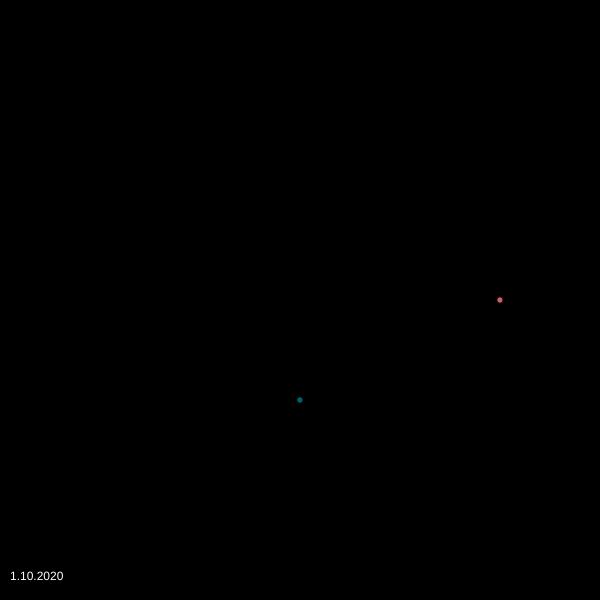
Frame 1 (no input)
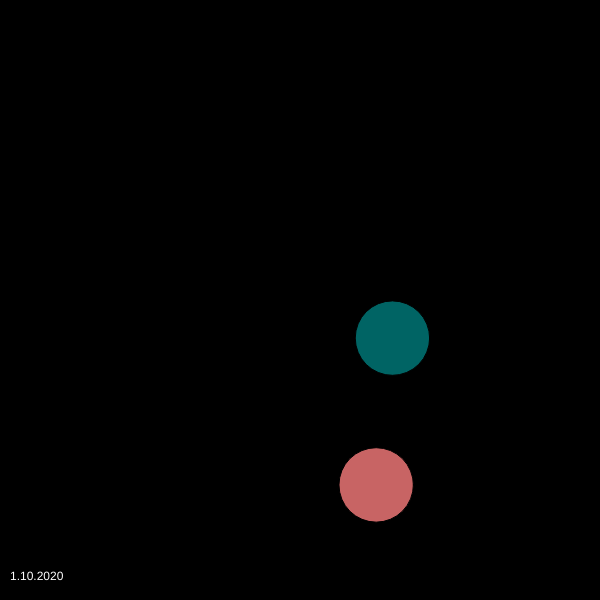
Frame 60 (no input)
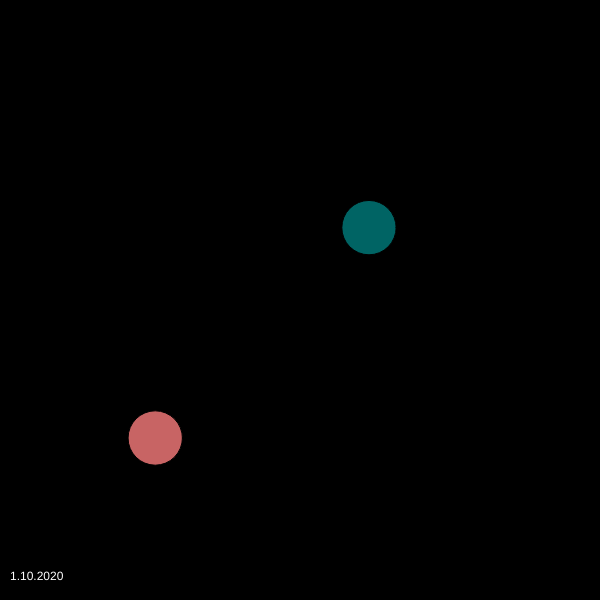
Frame 120 (the mouse pressed at the canvas centre since frame 60)

The p5.js sketch that drew these frames (run headless with seeded random() and noise() and a simulated clock; from frame 60 on, the mouse is pressed at the canvas centre):

// p5.js sketch
// ── sketch.js
//Based off the particle system example on p5.js

let spin;
let spin2;

function setup() {
  createCanvas(600, 600);
  // Initialize all values
  r = height * 0.4;
  spin = new Spinner(createVector(width/2, height/2), 200, 1, 0, 0.02, 200);
  spin2 = new Spinner(createVector(width/2, height/2), 100, -1, 0, 0.02, 0);
  colorMode(HSB);
}

function draw() {
  // Convert polar to cartesian
  background(0);
  spin.run();
  spin2.run();
  fill(255);
  text("1.10.2020", 10, height - 20);
}

class Spinner{
 constructor(center, radius, direction, theta, vel, hue) {
    this.x = 0;
    this.y = 0; 
    this.center = center;
    this.radius = radius;
    this.direction = direction;
    this.theta = theta;
    this.vel = vel;
    this.hue = hue;
    this.color = color(hue, 100, 100);
    this.size = 5;
  }
  update(){
    this.x= (this.radius * cos(this.theta) + this.center.x);
    this.y = (this.radius * sin(this.theta) + this.center.y);
    if(this.direction < 0) { //go other way 
        this.x = (this.radius * sin(this.theta) + this.center.y);
        this.y = (this.radius * cos(this.theta) + this.center.x);
      }
    this.theta += this.vel;
    this.size += cos(this.theta)*1.5;
  }
  display(){
    fill(this.color);
    ellipse(this.x, this.y, this.size, this.size);
  }
  run(){
    this.update();
    this.display();
  }
};
